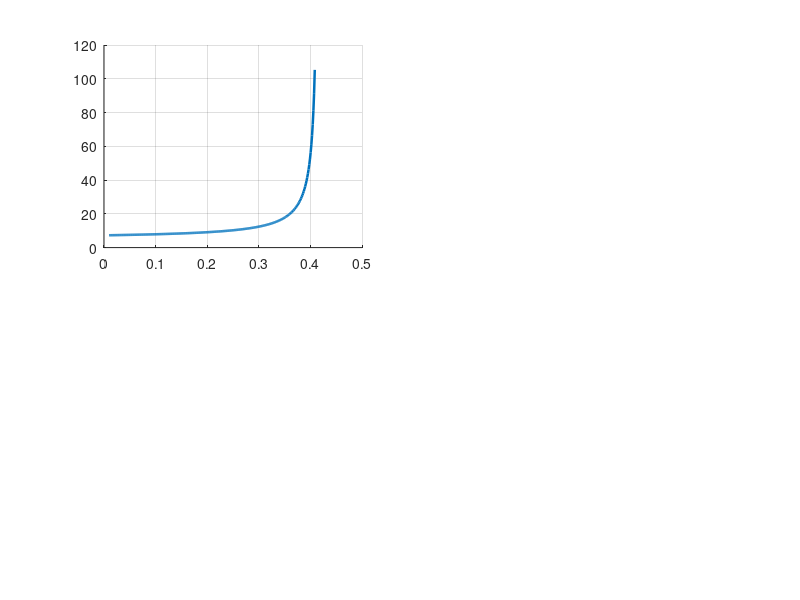

Recreate this plot in MATLAB. (Note: this script raises an error after producing the figure.)
%% bisection_latency_model.m
%  Project 13 -- Wiring the Data Centre: Interconnection Networks for a
%  Simulated Accra Warehouse-Scale Cluster.
%  CPEN 438, Group 1. Week 3 deliverable (MATLAB analytical model).
%
%  PURPOSE
%  -------
%  Predict, from topology structure alone, how each network should behave
%  under load, and validate those predictions against the flit-level
%  simulator's measurements (results/week3_sweep_results.csv).
%
%  The model computes, for each (topology, traffic pattern) pair:
%
%    H      average hop count, weighted by the actual destination
%           distribution and the actual routing algorithm
%    gamma  the load, in units of the per-node injection rate, carried by
%           the single most heavily loaded unidirectional channel
%    lam*   the ideal saturation injection rate, 1/gamma, capped by the
%           ejection bandwidth of the busiest destination
%    T0     zero-load latency = H router hops + (L-1) serialisation cycles
%    T(lam) T0 + (rho/(1-rho)) * L/2,  rho = lam/lam*   (M/D/1 source queue)
%
%  Note that gamma is computed by actually walking every source-destination
%  pair through the routing function, not by assuming a uniform cut. That
%  matters: under hot-node traffic the binding constraint is NOT the
%  textbook bisection cut but the handful of channels feeding the database
%  nodes, and only an explicit channel-load calculation exposes that. The
%  classical bisection bound is still reported alongside it for comparison,
%  because it is the bound the Project 13 worked example uses.
%
%  USAGE
%  -----
%    >> bisection_latency_model                    % uses ../results/
%    >> bisection_latency_model('../results')
%
%  OUTPUTS
%  -------
%    figure 1  latency vs injection rate, model vs measurement, all four
%              baseline configurations
%    figure 2  bar chart of ideal vs achieved saturation rate
%    ../results/week3_model_vs_measured.csv
%
%  Tested with MATLAB R2023b; the file is also GNU Octave compatible.

function bisection_latency_model(resultsDir)

if nargin < 1
    resultsDir = fullfile(fileparts(mfilename('fullpath')), '..', 'results');
end

%% ---- Group 1 configuration -------------------------------------------
N            = 16;      % nodes
ROWS         = 4;       % mesh rows
COLS         = 4;       % mesh columns
L            = 4;       % flits per packet
EJECT_BW     = 4;       % flits a node can eject per cycle
HOT          = [5 1];   % hot database nodes, derived from seed 1301
HOT_FRACTION = 0.50;    % share of all packets addressed to them
ROUTER_DELAY = 1;       % cycles per hop

configs = { 'ring',  'uniform'; ...
            'mesh',  'uniform'; ...
            'torus', 'uniform'; ...
            'ring',  'hotnode'; ...
            'mesh',  'hotnode'; ...
            'torus', 'hotnode' };

%% ---- Static topology metrics (must agree with Week 2) ----------------
ringDiameter    = floor(N/2);                 % = 8
ringBisection   = 2;                          % links
meshDiameter    = (ROWS-1) + (COLS-1);        % = 6
meshBisection   = min(ROWS, COLS);            % = 4 links
% Folded torus (Week 4, Level-3 extension): every row and column is a ring,
% so the worst case is floor(k/2) per dimension, and a cut perpendicular to
% a wrapped dimension severs both the direct and the wraparound link.
torusDiameter   = floor(ROWS/2) + floor(COLS/2);   % = 4
torusBisection  = 2 * min(ROWS, COLS);             % = 8 links

fprintf('\n=== Week 2 static metrics used by the model ===\n');
fprintf('  ring(%d) : diameter %d, bisection %d links\n', N, ringDiameter, ringBisection);
fprintf('  mesh(%dx%d): diameter %d, bisection %d links\n', ROWS, COLS, meshDiameter, meshBisection);
fprintf('  torus(%dx%d): diameter %d, bisection %d links\n\n', ROWS, COLS, torusDiameter, torusBisection);

%% ---- Analytical model per configuration ------------------------------
model = struct([]);
for k = 1:size(configs,1)
    topo = configs{k,1};
    pat  = configs{k,2};

    P = destinationDistribution(N, pat, HOT, HOT_FRACTION);
    [H, gamma, ejectLoad] = channelLoad(N, ROWS, COLS, topo, P);

    lamChannel = 1 / gamma;                 % channel-limited saturation
    lamEject   = EJECT_BW / max(ejectLoad); % ejection-limited saturation
    lamStar    = min(lamChannel, lamEject);

    % Classical bisection bound, for comparison with the worked example.
    switch topo
        case 'ring',  B = ringBisection;
        case 'mesh',  B = meshBisection;
        case 'torus', B = torusBisection;
    end
    crossFraction = (N/2) * ((N/2)/(N-1));  % flits/cycle crossing per lambda
    lamBisection  = B / crossFraction;

    T0 = H * ROUTER_DELAY + (L - 1);        % zero-load latency

    model(k).topology   = topo;
    model(k).traffic    = pat;
    model(k).H          = H;
    model(k).gamma      = gamma;
    model(k).lamChannel = lamChannel;
    model(k).lamEject   = lamEject;
    model(k).lamBisect  = lamBisection;
    model(k).lamStar    = lamStar;
    model(k).T0         = T0;

    fprintf('%-5s %-8s  H=%5.3f  peak channel load=%5.3f/lambda\n', ...
            topo, pat, H, gamma);
    fprintf('        ideal saturation: channel %5.3f | eject %5.3f | classical bisection %5.3f -> lambda* = %5.3f\n', ...
            lamChannel, lamEject, lamBisection, lamStar);
    fprintf('        zero-load latency T0 = %5.2f cycles\n\n', T0);
end

%% ---- Load the measured sweep -----------------------------------------
csvPath = fullfile(resultsDir, 'week3_sweep_results.csv');
haveMeasured = exist(csvPath, 'file') == 2;
if haveMeasured
    M = readtable(csvPath);
    M = M(strcmp(M.vc_mode, 'baseline_vc2'), :);
else
    warning('bisection_latency_model:noData', ...
            'Measured results not found at %s -- plotting the model only.', csvPath);
end

%% ---- Figure 1: latency vs injection rate, model vs measurement -------
figure(1); clf;
colours = lines(4);
for k = 1:numel(model)
    subplot(2,2,k); hold on; grid on;

    lam = linspace(0.01, 0.98*model(k).lamStar, 300);
    rho = lam / model(k).lamStar;
    T   = model(k).T0 + (rho ./ (1 - rho)) * (L/2);
    plot(lam, T, '-', 'LineWidth', 1.8, 'Color', colours(k,:));

    if haveMeasured
        sel = strcmp(M.topology, model(k).topology) & ...
              strcmp(M.traffic,  model(k).traffic);
        plot(M.offered_rate(sel), M.avg_latency(sel), 'ko', ...
             'MarkerSize', 5, 'MarkerFaceColor', 'w');
    end

    xline(model(k).lamStar, '--', 'ideal \lambda^*');
    set(gca, 'YScale', 'log');
    xlabel('offered load (flits/node/cycle)');
    ylabel('average packet latency (cycles)');
    title(sprintf('%s / %s', model(k).topology, model(k).traffic));
    legend({'analytical model','measured'}, 'Location', 'northwest');
    ylim([1 2e4]);
end
sgtitle('Project 13 / Group 1 -- analytical latency model vs flit-level simulation');

%% ---- Figure 2: ideal vs achieved saturation --------------------------
figure(2); clf;
labels  = arrayfun(@(m) sprintf('%s/%s', m.topology, m.traffic), model, ...
                   'UniformOutput', false);
ideal   = [model.lamStar];
achieved = nan(size(ideal));
if haveMeasured
    for k = 1:numel(model)
        sel = strcmp(M.topology, model(k).topology) & ...
              strcmp(M.traffic,  model(k).traffic) & M.saturated == 0;
        if any(sel), achieved(k) = max(M.offered_rate(sel)); end
    end
end
bar([ideal(:) achieved(:)]); grid on;
set(gca, 'XTickLabel', labels);
ylabel('injection rate (flits/node/cycle)');
legend({'ideal (channel-load model)','achieved (measured, loss-free)'}, ...
       'Location','northwest');
title('Ideal vs achieved saturation injection rate');

%% ---- Write the validation table --------------------------------------
outPath = fullfile(resultsDir, 'week3_model_vs_measured.csv');
fid = fopen(outPath, 'w');
fprintf(fid, ['topology,traffic,avg_hops,peak_channel_load,lam_channel,' ...
              'lam_eject,lam_classical_bisection,lam_star_model,' ...
              'zero_load_latency_model,lam_achieved_measured,efficiency\n']);
for k = 1:numel(model)
    eff = achieved(k) / model(k).lamStar;
    fprintf(fid, '%s,%s,%.4f,%.4f,%.4f,%.4f,%.4f,%.4f,%.4f,%.4f,%.4f\n', ...
            model(k).topology, model(k).traffic, model(k).H, model(k).gamma, ...
            model(k).lamChannel, model(k).lamEject, model(k).lamBisect, ...
            model(k).lamStar, model(k).T0, achieved(k), eff);
end
fclose(fid);
fprintf('Wrote %s\n', outPath);

end % bisection_latency_model


%% ======================================================================
%  Destination distribution P(dst | src), mirroring the C/Python
%  generators in student_implementation/traffic.c exactly, including the
%  rule that a hot node drawing itself falls through to the uniform
%  component instead of self-addressing.
%  ======================================================================
function P = destinationDistribution(N, pattern, hot, f)
P = zeros(N, N);
for s = 0:N-1
    row = zeros(1, N);
    if strcmp(pattern, 'hotnode')
        fallthrough = 0;
        for h = hot
            if h ~= s
                row(h+1) = row(h+1) + f/numel(hot);
            else
                fallthrough = fallthrough + f/numel(hot);
            end
        end
        remaining = 1 - f + fallthrough;
    else
        remaining = 1;
    end
    for d = 0:N-1
        if d ~= s
            row(d+1) = row(d+1) + remaining/(N-1);
        end
    end
    P(s+1, :) = row;
end
end


%% ======================================================================
%  Walk every source-destination pair through the routing algorithm and
%  accumulate the load each unidirectional channel carries, expressed in
%  units of the per-node injection rate lambda.
%  ======================================================================
function [H, gamma, ejectLoad] = channelLoad(N, rows, cols, topo, P)
load      = containers.Map('KeyType','char','ValueType','double');
ejectLoad = zeros(1, N);
H = 0;

for s = 0:N-1
    for d = 0:N-1
        p = P(s+1, d+1);
        if p <= 0, continue; end
        if strcmp(topo, 'ring')
            path = ringPath(s, d, N);
        elseif strcmp(topo, 'torus')
            path = torusPathDOR(s, d, rows, cols);
        else
            path = meshPathXY(s, d, cols);
        end
        H = H + p * (numel(path)-1) / N;
        for i = 1:numel(path)-1
            key = sprintf('%d>%d', path(i), path(i+1));
            if isKey(load, key)
                load(key) = load(key) + p;
            else
                load(key) = p;
            end
        end
        ejectLoad(d+1) = ejectLoad(d+1) + p;
    end
end
gamma = max(cell2mat(values(load)));
end

function path = ringPath(s, d, N)
cw  = mod(d - s, N);
ccw = mod(s - d, N);
if cw <= ccw, step = 1; h = cw; else, step = -1; h = ccw; end
path = zeros(1, h+1); path(1) = s; c = s;
for i = 1:h
    c = mod(c + step, N);
    path(i+1) = c;
end
end

% Torus dimension-order routing: the shorter way round each dimension, ties
% to the increasing direction. Mirrors torus_route_dor() in the C module and
% torus_path_dor() in analyze_network_results.py.
function path = torusPathDOR(s, d, rows, cols)
    r1 = floor(s / cols); c1 = mod(s, cols);
    r2 = floor(d / cols); c2 = mod(d, cols);

    [chops, cstep] = dimSteps(c1, c2, cols);
    [rhops, rstep] = dimSteps(r1, r2, rows);

    path = s; r = r1; c = c1;
    for i = 1:chops
        c = mod(c + cstep, cols);
        path(end+1) = r * cols + c;   %#ok<AGROW>
    end
    for i = 1:rhops
        r = mod(r + rstep, rows);
        path(end+1) = r * cols + c;   %#ok<AGROW>
    end
end

function [hops, step] = dimSteps(a, b, n)
    if a == b
        hops = 0; step = 0; return;
    end
    up = mod(b - a, n); down = mod(a - b, n);
    if up <= down, hops = up; step = 1; else, hops = down; step = -1; end
end

function path = meshPathXY(s, d, cols)
r1 = floor(s/cols); c1 = mod(s, cols);
r2 = floor(d/cols); c2 = mod(d, cols);
path = s; r = r1; c = c1;
while c ~= c2
    if c2 > c, c = c + 1; else, c = c - 1; end
    path(end+1) = r*cols + c;  %#ok<AGROW>
end
while r ~= r2
    if r2 > r, r = r + 1; else, r = r - 1; end
    path(end+1) = r*cols + c;  %#ok<AGROW>
end
end
